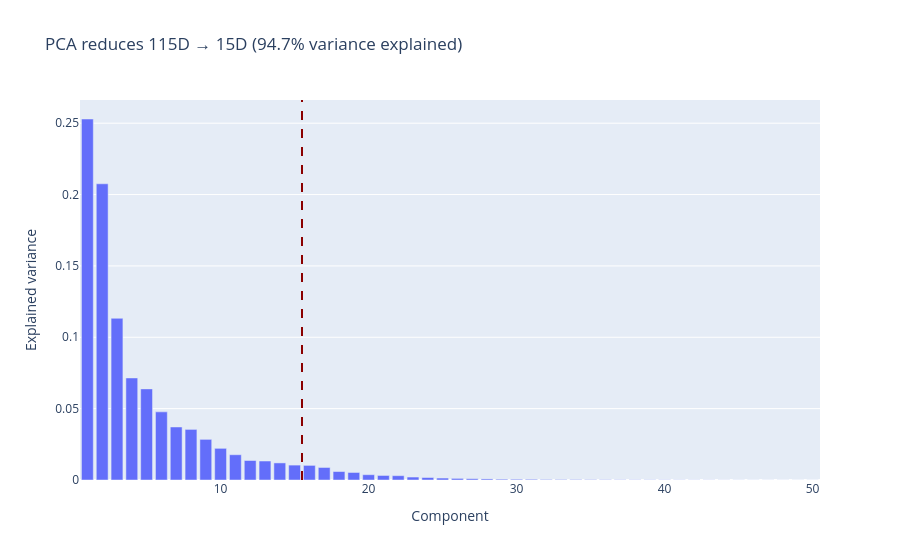

Notebook cell for this chart:
### Code cell
pca_plot_cut = kairo.plot_pca_variances(pca, cut_component=15)
pca_plot_cut.show()

### Figure 1 — Plotly figure (JSON) as saved in the notebook; plotly's stock layout.template omitted (floating-point values rounded to 4 significant figures)
{"data": [{"hovertemplate": "Component=%{x}<br>Explained variance=%{y}<extra></extra>", "legendgroup": "", "marker": {"color": "#636efa", "pattern": {"shape": ""}}, "name": "", "orientation": "v", "showlegend": false, "textposition": "auto", "type": "bar", "x": [1, 2, 3, 4, 5, 6, 7, 8, 9, 10, 11, 12, 13, 14, 15, 16, 17, 18, 19, 20, 21, 22, 23, 24, 25, 26, 27, 28, 29, 30, 31, 32, 33, 34, 35, 36, 37, 38, 39, 40, 41, 42, 43, 44, 45, 46, 47, 48, 49, 50], "xaxis": "x", "y": [0.2529, 0.2075, 0.1133, 0.0715, 0.06384, 0.04774, 0.03716, 0.03546, 0.02847, 0.02218, 0.0177, 0.01366, 0.0133, 0.01197, 0.01044, 0.01024, 0.008781, 0.005935, 0.005271, 0.00371, 0.003184, 0.003026, 0.002073, 0.001745, 0.001358, 0.001122, 0.0009133, 0.0007492, 0.0005503, 0.0005223, 0.0004903, 0.0003651, 0.0003384, 0.0003122, 0.0002514, 0.0002094, 0.0001737, 0.0001568, 0.0001474, 0.0001402, 0.0001156, 9.771e-05, 8.959e-05, 6.855e-05, 6.222e-05, 4.775e-05, 4.375e-05, 3.92e-05, 3.642e-05, 3.279e-05], "yaxis": "y"}], "layout": {"barmode": "relative", "legend": {"tracegroupgap": 0}, "shapes": [{"line": {"color": "darkred", "dash": "dash"}, "type": "line", "x0": 15.5, "x1": 15.5, "xref": "x", "y0": 0, "y1": 1, "yref": "y domain"}], "title": {"text": "PCA reduces 115D → 15D (94.7% variance explained)"}, "xaxis": {"anchor": "y", "domain": [0, 1], "title": {"text": "Component"}}, "yaxis": {"anchor": "x", "domain": [0, 1], "title": {"text": "Explained variance"}}}}
